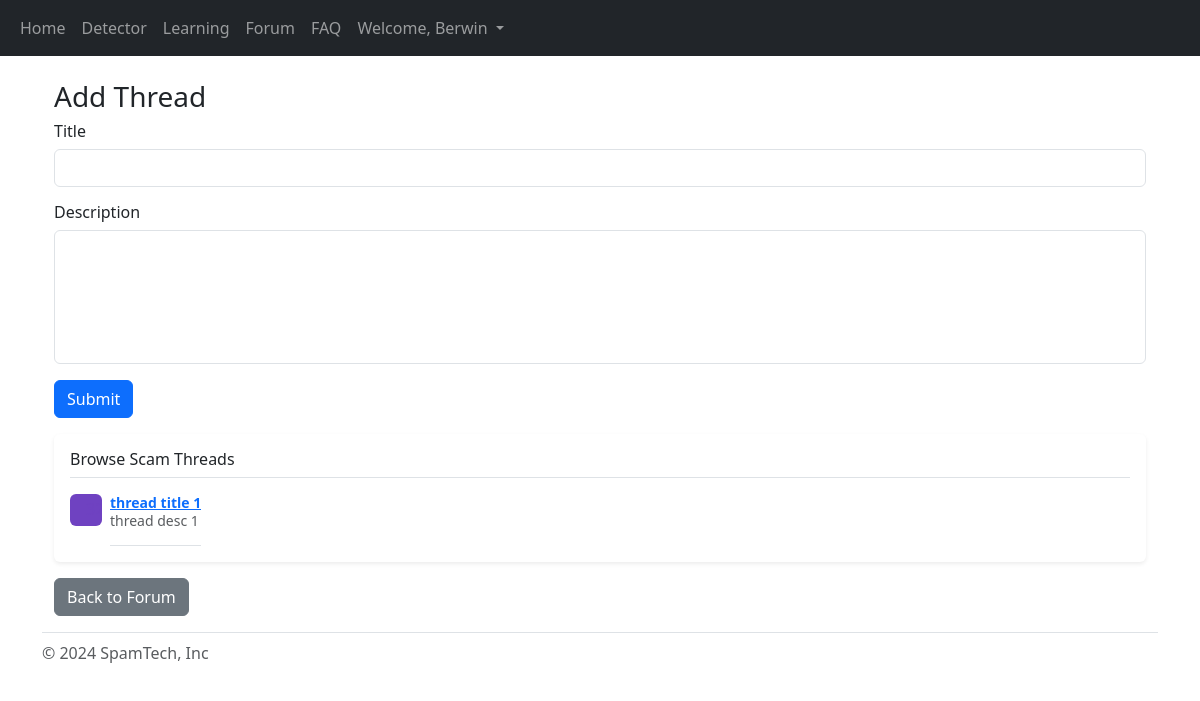
/forum/Scam (signed in), run on the app's committed database.
### website/models.py (models this page shows)
class User(db.Model, UserMixin):
    id = db.Column(db.Integer, primary_key=True)
    email = db.Column(db.String (150), unique=True)
    password = db.Column(db.String (150))
    first_name = db.Column(db.String (150))
    scam = db.relationship('Scams')
    user = db.relationship('FAQ')
    chatbot = db.relationship('Chatbot')

class Topic (db.Model):
    title = db.Column(db.String(150), unique=True, nullable=False, primary_key=True)
    description = db.Column(db.String, nullable=False)
    thread = db.relationship('Thread')

class Thread (db.Model):
    id = db.Column(db.Integer, primary_key=True)
    title = db.Column(db.String(150), unique=True, nullable=False)
    description = db.Column(db.String, nullable=False)
    topic_title = db.Column(db.String, db.ForeignKey ('topic.title'))
    comment = db.relationship ('Comment')

### website/pages/forum.py (the view, shortened to what this page needs)
@forum_page.route ('/forum/<title>', methods = ['GET', 'POST'])
@login_required
def thread (title):
    threads = Thread.query.filter_by (topic_title=title).all ()
    topic = Topic.query.get (title)
    return render_template ("forum_thread.html",
                            user=current_user,
                            threads=threads,
                            topic=topic)

### website/templates/forum_thread.html (shortened to what this page needs)
{% extends "base/base.html" %} {% block title %} {{topic.title}} {% endblock %}
{% block content%}
<head>
</head>
<br />
<div class="container">
  <h1 class="fs-3">Add Thread</h1>
  <form action="/forum/{{topic.title}}" method="POST">
    <div class="form-group mb-3">
      <h3 class="fs-6 my-2">Title</h3>
      <input type="text" class="form-control" name="title" />
    </div>
    <div class="form-group mb-3">
      <h3 class="fs-6 my-2">Description</h3>
      <textarea
        class="form-control"
        name="description"
        rows="5"
        style="resize: none"
      ></textarea>
    </div>
    <button type="submit" class="btn btn-primary">Submit</button>
  </form>
  <div class="my-3 p-3 bg-body rounded shadow-sm">
    <h6 class="border-bottom pb-2 mb-0">Browse {{topic.title}} Threads</h6>
    {% for item in threads %}
    <div class="d-flex text-muted pt-3">
      <svg
        class="bd-placeholder-img flex-shrink-0 me-2 rounded"
        width="32"
        height="32"
        xmlns="http://www.w3.org/2000/svg"
        role="img"
        aria-label="Placeholder: 32x32"
        preserveAspectRatio="xMidYMid slice"
        focusable="false"
      >
        <text x="50%" y="50%" fill="#6f42c1" dy=".3em">32x32</text>
      </svg>
      <p class="pb-3 mb-0 small lh-sm border-bottom">
        <strong class="d-block text-gray-dark">
          <a href="/forum/{{topic.title}}/{{item.id}}">
            {{item.title}}
          </a></strong
        >
        {{item.description}}
      </p>
    </div>
    {% endfor %}
  </div>
  <form action="/forum">
    <button type="submit" class="btn btn-secondary">Back to Forum</button>
  </form>
</div>
{% endblock %}

### website/templates/base/base.html (shortened to what this page needs)
<!DOCTYPE html>
<html>
  <head>
    <link
      href="https://cdn.jsdelivr.net/npm/bootstrap@5.3.3/dist/css/bootstrap.min.css"
      rel="stylesheet"
    />
  </head>
  {% if user.is_authenticated %}
  <nav class="navbar navbar-expand-lg navbar-dark bg-dark">
    <div class="container-fluid">
      <div class="collapse navbar-collapse" id="navbarSupportedContent">
        <ul class="navbar-nav me-auto mb-2 mb-lg-0">
          <li class="nav-item">
            <a class="nav-link" id="home" aria-current="page" href="/">Home</a>
          </li>
          <li class="nav-item">
            <a class="nav-link" id="detector" href="/detector">Detector</a>
          </li>
          <li class="nav-item">
            <a class="nav-link" id="learning" href="/learning">Learning</a>
          </li>
          <li class="nav-item">
            <a class="nav-link" id="forum" href="/forum">Forum</a>
          </li>
          <li class="nav-item">
            <a class="nav-link" id="faq" href="/faq">FAQ</a>
          </li>
          <li class="nav-item dropdown">
            <a
              class="nav-link dropdown-toggle"
              href="#"
              role="button"
              data-bs-toggle="dropdown"
              aria-expanded="false"
            >
              Welcome, {{user.first_name}}
            </a>
          </li>
        </ul>
      </div>
    </div>
  </nav>
  {% endif %}
  <div class="container">{% block content%} {% endblock %}</div>
  <div id="footer" class="mt-auto container">
    <footer
      class="flex-wrap justify-content-between align-items-center py-2 my-3 border-top"
    >
      <div class="col-md-4 d-flex align-items-center">
        <span class="mb-3 mb-md-0 text-body-secondary"
          >&copy; 2024 SpamTech, Inc</span
        >
      </div>
    </footer>
  </div>
</html>

### website/templates/forum_thread.html (style rules this page uses)
p { text-overflow: ellipsis; overflow: hidden; white-space: nowrap; }

### data on the page
User: first_name "Berwin"
Topic: title "Scam"
Thread: title "thread title 1", description "thread desc 1"
